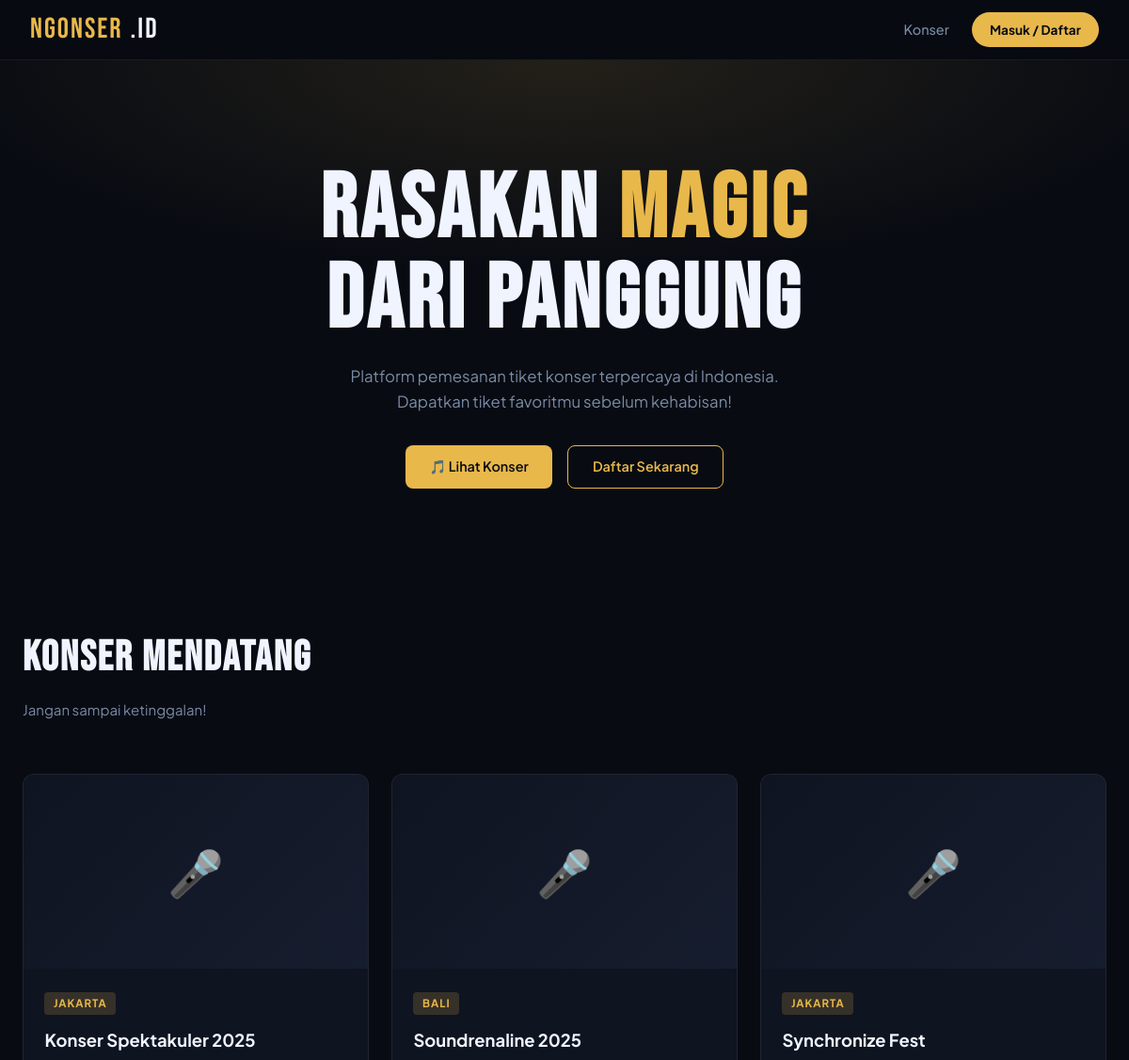
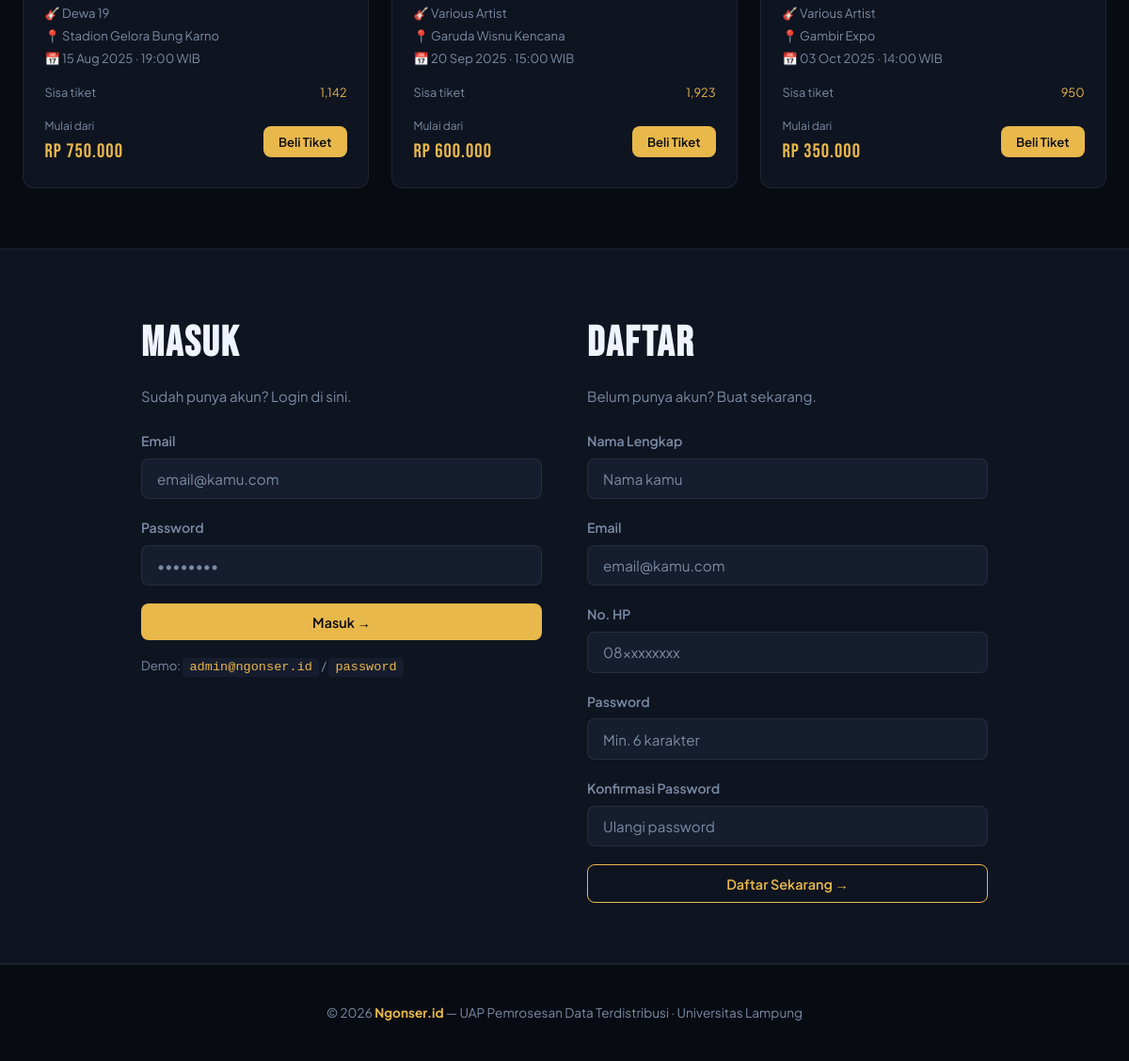
The page / on the database its author committed (2 pictures, top to bottom).
### tables this page shows
CREATE TABLE `konser` (
  `id` int NOT NULL AUTO_INCREMENT,
  `nama_konser` varchar(150) NOT NULL,
  `artis` varchar(100) NOT NULL,
  `venue` varchar(200) NOT NULL,
  `kota` varchar(100) NOT NULL,
  `tanggal_konser` date NOT NULL,
  `jam_mulai` time NOT NULL,
  `deskripsi` text,
  `poster` varchar(255) DEFAULT 'default.jpg',
  `status` enum('upcoming','ongoing','selesai','batal') DEFAULT 'upcoming',
  `created_at` datetime DEFAULT CURRENT_TIMESTAMP,
  PRIMARY KEY (`id`)
);

### config/database.php (called while the page is built, shortened)
<?php
function e(string $str): string {
    return htmlspecialchars($str, ENT_QUOTES, 'UTF-8');
}
function formatRupiah(float $angka): string {
    return 'Rp ' . number_format($angka, 0, ',', '.');
}

### index.php (the view, shortened to what this page needs)
<?php
require_once __DIR__ . '/config/database.php';
$db     = getDB();
$konser = $db->query("
    SELECT k.*, MIN(t.harga) AS harga_mulai,
           SUM(t.kuota - t.terjual) AS sisa_tiket
    FROM konser k
    LEFT JOIN tiket t ON k.id = t.konser_id
    WHERE k.status = 'upcoming'
    GROUP BY k.id ORDER BY k.tanggal_konser ASC LIMIT 6
")->fetch_all(MYSQLI_ASSOC);
?>
<!DOCTYPE html>
<html lang="id">
<head>
  <link rel="stylesheet" href="<?= APP_URL ?>/assets/css/style.css">
</head>
<body>
<nav class="navbar">
  <a class="navbar-brand" href="<?= APP_URL ?>/index.php">NGONSER<span>.ID</span></a>
  <div class="nav-links">
    <a href="#konser">Konser</a>
    <a href="#login" class="btn-nav btn">Masuk / Daftar</a>
  </div>
</nav>
<section class="hero">
  <h1>RASAKAN <em>MAGIC</em><br>DARI PANGGUNG</h1>
  <p>Platform pemesanan tiket konser terpercaya di Indonesia. Dapatkan tiket favoritmu sebelum kehabisan!</p>
  <div class="hero-actions">
    <a href="#konser" class="btn btn-primary">🎵 Lihat Konser</a>
    <a href="#login"  class="btn btn-outline">Daftar Sekarang</a>
  </div>
</section>
<section id="konser" class="section">
  <div class="container">
    <div class="d-flex justify-between align-center flex-wrap mb-2">
      <div>
        <h2 class="section-title">KONSER MENDATANG</h2>
        <p class="section-subtitle">Jangan sampai ketinggalan!</p>
      </div>
    </div>
    <div class="grid-3">
      <?php foreach ($konser as $k): ?>
      <div class="card konser-card">
        <div class="card-img" style="background:linear-gradient(135deg,#0f1421,#161d2e);display:flex;align-items:center;justify-content:center;font-size:3rem;">🎤</div>
        <div class="card-body">
          <span class="kategori-tag"><?= e($k['kota']) ?></span>
          <h3><?= e($k['nama_konser']) ?></h3>
          <div class="meta">
            <span>🎸 <?= e($k['artis']) ?></span>
            <span>📍 <?= e($k['venue']) ?></span>
            <span>📅 <?= date('d M Y', strtotime($k['tanggal_konser'])) ?> · <?= substr($k['jam_mulai'],0,5) ?> WIB</span>
          </div>
          <?php if ($k['sisa_tiket'] > 0): ?>
            <div class="mb-2">
              <div class="d-flex justify-between" style="font-size:.8rem; margin-bottom:.3rem;">
                <span class="text-muted">Sisa tiket</span>
                <span class="text-accent"><?= number_format($k['sisa_tiket']) ?></span>
              </div>
            </div>
          <?php else: ?>
            <div class="mb-2"><span class="badge badge-danger">HABIS TERJUAL</span></div>
          <?php endif; ?>
          <div class="price-row">
            <div>
              <div style="font-size:.75rem;color:var(--text-muted);">Mulai dari</div>
              <div class="price"><?= formatRupiah($k['harga_mulai'] ?? 0) ?></div>
            </div>
            <a href="#login" class="btn btn-primary btn-sm">Beli Tiket</a>
          </div>
        </div>
      </div>
      <?php endforeach; ?>
    </div>
  </div>
</section>
<section id="login" class="section" style="background:var(--bg-card);border-top:1px solid var(--border);border-bottom:1px solid var(--border);">
  <div class="container">
    <div class="grid-2" style="max-width:900px;margin:0 auto;gap:3rem;">
      <div>
        <h2 class="section-title">MASUK</h2>
        <p class="section-subtitle mb-3">Sudah punya akun? Login di sini.</p>
        <form method="POST" action="<?= APP_URL ?>/index.php">
          <div class="form-group">
            <label class="form-label">Email</label>
            <input type="email" name="email" class="form-control" placeholder="email@kamu.com" required>
          </div>
          <div class="form-group">
            <label class="form-label">Password</label>
            <input type="password" name="password" class="form-control" placeholder="••••••••" required>
          </div>
          <button type="submit" class="btn btn-primary btn-block">Masuk →</button>
        </form>
        <p class="mt-2" style="font-size:.82rem;color:var(--text-muted);">
          Demo: <code>admin@ngonser.id</code> / <code>password</code>
        </p>
      </div>
      <div>
        <h2 class="section-title">DAFTAR</h2>
        <p class="section-subtitle mb-3">Belum punya akun? Buat sekarang.</p>
        <form method="POST" action="<?= APP_URL ?>/index.php">
          <div class="form-group">
            <label class="form-label">Nama Lengkap</label>
            <input type="text" name="nama" class="form-control" placeholder="Nama kamu" required>
          </div>
          <div class="form-group">
            <label class="form-label">Email</label>
            <input type="email" name="email" class="form-control" placeholder="email@kamu.com" required>
          </div>
          <div class="form-group">
            <label class="form-label">No. HP</label>
            <input type="text" name="phone" class="form-control" placeholder="08xxxxxxxx">
          </div>
          <div class="form-group">
            <label class="form-label">Password</label>
            <input type="password" name="password" class="form-control" placeholder="Min. 6 karakter" required>
          </div>
          <div class="form-group">
            <label class="form-label">Konfirmasi Password</label>
            <input type="password" name="confirm" class="form-control" placeholder="Ulangi password" required>
          </div>
          <button type="submit" class="btn btn-outline btn-block">Daftar Sekarang →</button>
        </form>
      </div>
    </div>
  </div>
</section>
<footer>
  <p>© <?= date('Y') ?> <strong><?= APP_NAME ?></strong> — UAP Pemrosesan Data Terdistribusi · Universitas Lampung</p>
</footer>
</body>
</html>

### rows shown on the page
konser: kota "JAKARTA", nama_konser "Konser Spektakuler 2025", artis "Dewa 19", venue "Stadion Gelora Bung Karno", tanggal_konser "15 Aug 2025", jam_mulai "19:00", sisa_tiket "1,142", harga_mulai "Rp 750.000"
konser: kota "BALI", nama_konser "Soundrenaline 2025", artis "Various Artist", venue "Garuda Wisnu Kencana", tanggal_konser "20 Sep 2025", jam_mulai "15:00", sisa_tiket "1,923", harga_mulai "Rp 600.000"
konser: kota "JAKARTA", nama_konser "Synchronize Fest", artis "Various Artist", venue "Gambir Expo", tanggal_konser "03 Oct 2025", jam_mulai "14:00", sisa_tiket "950", harga_mulai "Rp 350.000"

### other values the page prints
APP_NAME "Ngonser.id"
